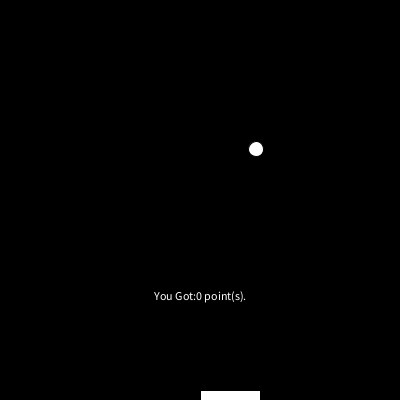
Frame 1 (no input)
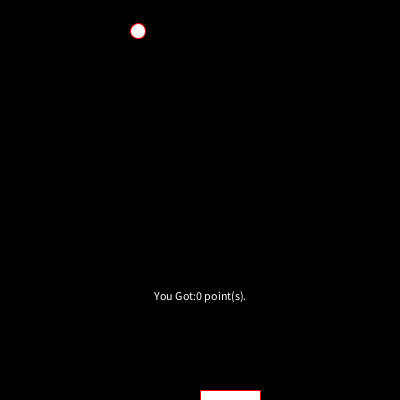
Frame 60 (the mouse pressed at the canvas centre just before this capture)
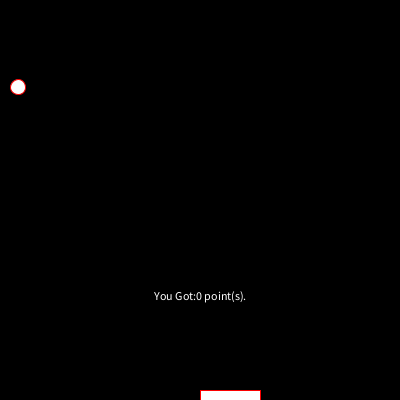
Frame 120 (the mouse held since frame 60 and released just before this capture)

The Processing sketch that drew these frames (run headless with seeded random() and noise(); from frame 60 on, the mouse is pressed at the canvas centre):

// Processing sketch: processing_84056
// ── processing_84056.pde

// Lucky Wen, Bouncing Ball, CP1 mods 16-17


int z=0;

int x = 200;
int y = 380;
thing pad;
ball bob;
boolean gameOver = false;

void setup()
{
  pad= new thing();
  bob= new ball();
  size(400, 400);
   frameRate(150);
 
}

void draw()
{
  if (gameOver ==true)
  {
    smooth();
    textSize(30);
    textAlign(CENTER);
    text("You Got:" + z +" Try Again", 200, 300);
  }
  else

  background (0, 0, 0);
  pad.showup();
  pad.keyPressed();
  bob.move();
  bob.bounce();
  bob.show();
  stroke(250, 0, 0);
  textAlign(CENTER);
  text("You Got:" + z +" point(s).", 200, 300);
}

class ball
{
  int x, y;
  boolean up, right;

  ball()
  {
    x=int (random(400));
    y=int(random(100, 300));
    up=true;
    right=random(1)<.5;
  }

  void move()
  {

    if (up== true)
    {

      y=y-2;
    }
    else
    {

      y=y+2;
    }
    if (right== true)
    {

      x=x+2;
    }
    else
    {

      x=x-2;
    }
  }
  void show()
  {

    smooth();
    fill(255);
    ellipse(x, y, 15, 15);
  }


  void bounce()
  {

    if (x>400)
    {

      right = false;
    }
    if (x<0)
    {

      right = true;
    }

    if (y<0)
    {

      up= false;
    }

    if (y>410)
    {

      gameOver= true;
      background(0);
    }
    if (get(x, y+12) == color(254))
    {
      z++;
      up= true;
    }
  }
}

class thing
{
  int p;
  thing()
  {
    p=200;
  }
  void keyPressed()
  {
    if ( keyPressed== true && key =='a')

    {
      p=p-4;
    }
    if ( keyPressed== true && key =='d')
    {
      p=p+4;
    }
    if (p>350)
    {
      p=350;
    }
    if (p<0)
    {
      p=0;
    }
  }


  void showup()
  {
    fill(254);
    rect(p, 390, 60, 10);
  }
}
